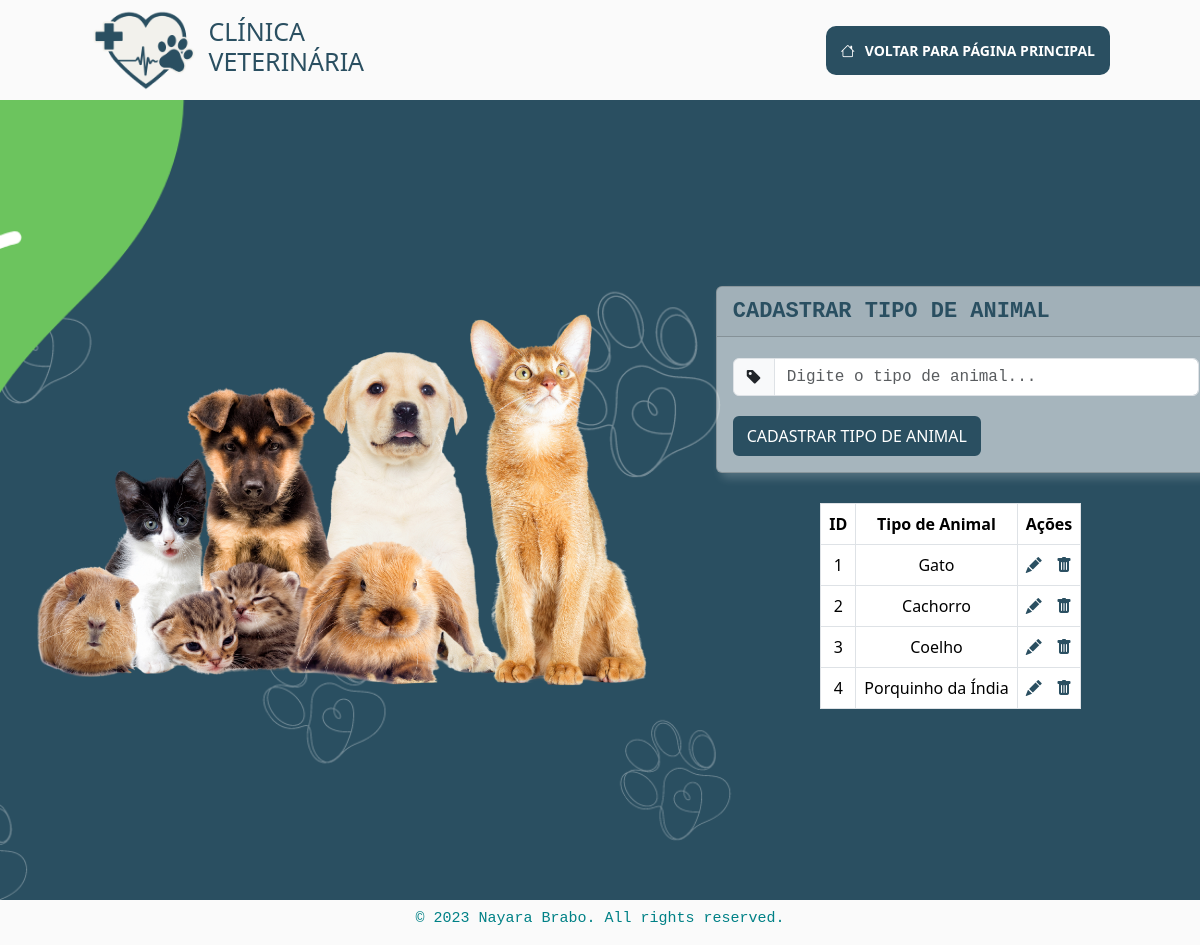
The page /addTipoAnimal.php on the database its author committed.
### tables this page shows
CREATE TABLE `tbtipoanimal` (
  `codTipoAnimal` int(11) NOT NULL,
  `tipoAnimal` varchar(50) NOT NULL
);

### addTipoAnimal.php (the view, shortened to what this page needs)
<?php
        include("conn.php");
        $edit = false;
        $tipoAnimal = '';
        $tiposAnimais = $pdo->query('SELECT * FROM tbTipoAnimal')->fetchAll(PDO::FETCH_ASSOC);
        ?>
<!DOCTYPE html>
<html lang="pt-BR">
<head>
    <link href="https://cdn.jsdelivr.net/npm/bootstrap@5.3.3/dist/css/bootstrap.min.css" rel="stylesheet">
    <link rel="stylesheet" href="https://cdn.jsdelivr.net/npm/bootstrap-icons@1.8.1/font/bootstrap-icons.css">
    <link rel="stylesheet" href="css/style.css">
</head>
<body>
    <header>
        <div class="logo">
            <img src="img/icon.png" alt="">
            <h3 class="text-uppercase">Clínica Veterinária</h3>
        </div>
        <div class="atendimento">
            <a href="index.php"><i style="margin-right: 10px;" class="bi bi-house"></i>VOLTAR PARA PÁGINA PRINCIPAL</a>
        </div>
    </header>
    <div class="banner">
        <img src="img/type.png" alt="">
        <div class="cadastro">
            <div class="card">
                <div class="card-header font-monospace"><?php echo $edit ? 'EDITAR TIPO DE ANIMAL' : 'CADASTRAR TIPO DE ANIMAL'; ?></div>
                <div class="card-body">
                    <form action="" method="POST">
                        <div class="input-group flex-nowrap">
                            <span class="input-group-text" id="addon-wrapping"><i class="bi bi-tag-fill"></i></span>
                            <input type="text" class="form-control font-monospace" placeholder="Digite o tipo de animal..." aria-label="TipoAnimal" aria-describedby="addon-wrapping" name="tipoAnimal" value="<?php echo htmlspecialchars($tipoAnimal); ?>" required>
                        </div>
                        <input type="submit" value="<?php echo $edit ? 'EDITAR TIPO DE ANIMAL' : 'CADASTRAR TIPO DE ANIMAL'; ?>" class="btn btn-primary">
                    </form>
                </div>
            </div>
            <div class="table-container">
                <table class="table table-bordered">
                    <thead>
                        <tr>
                            <th>ID</th>
                            <th>Tipo de Animal</th>
                            <th>Ações</th>
                        </tr>
                    </thead>
                    <tbody>
                        <?php foreach ($tiposAnimais as $tipo) : ?>
                            <tr>
                                <td><?php echo htmlspecialchars($tipo['codTipoAnimal']); ?></td>
                                <td><?php echo htmlspecialchars($tipo['tipoAnimal']); ?></td>
                                <td>
                                    <a href="addTipoAnimal.php?edit=<?php echo $tipo['codTipoAnimal']; ?>" class="edit-btn"><i style="margin-right: 10px;" class="bi bi-pencil-fill"></i></a>
                                    <a href="addTipoAnimal.php?delete=<?php echo $tipo['codTipoAnimal']; ?>" class="delete-btn"><i class="bi bi-trash-fill"></i></a>
                                </td>
                            </tr>
                        <?php endforeach; ?>
                    </tbody>
                </table>
            </div>
        </div>
    </div>
    <footer>
        <h5 class="font-monospace" style="font-size: 15px; color: #008186;">&copy; 2023 Nayara Brabo. All rights reserved.</h5>
    </footer>
</body>
</html>

### css/style.css (style rules this page uses)
body { display: flex; flex-direction: column; justify-content: end; align-items: center; }
header { display: flex; justify-content: space-between; align-items: center; background-color: #fafafa; height: 100px; width: 100vw; }
.logo { display: flex; align-items: center; }
.logo img { margin-left: 90px; margin-right: 10px; height: 80px; }
.logo h3 { width: 100px; color: #2a4f61; font-size: 25px; }
.atendimento { margin-right: 90px; }
.atendimento a { padding: 15px; border-radius: 10px; color: white; font-weight: bold; font-size: 14px; text-decoration: none; background-color: #2a4f61; transition: all 0.3s; position: relative; }
.banner { display: flex; justify-content: center; align-items: center; width: 100vw; height: 100vh; }
.banner::before { content: ""; background-image: url(../img/background.png); background-repeat: no-repeat; background-size: cover; background-position: center; width: 100vw; height: 100vh; position: absolute; z-index: -1; }
.banner img { margin-left: 20px; height: 400px; }
.card { margin: 10px; width: 500px; background-color: rgb(250, 250, 250, 0.6); box-shadow: 5px 5px 10px 0px rgba(255, 255, 255, 0.2); }
.card-header { font-size: 22px; font-weight: bold; color: #2a4f61; }
.input-group { margin-top: 5px; margin-bottom: 20px; }
.btn { background-color: #2a4f61; border: 2px #2a4f61 solid; transition: all 0.3s; position: relative; }
.cadastro { display: flex; flex-direction: column; justify-content: center; align-items: center; }
.table-container { margin-top: 20px; margin-right: 30px; }
table { background-color: #fafafa; color: #2a4f61; }
table th, table td { padding: 10px; text-align: center; }
.edit-btn, .delete-btn { color: #2a4f61; }
footer { display: flex; justify-content: center; align-items: center; background-color: #fafafa; height: 45px; width: 100vw; }

### rows shown on the page
tbtipoanimal: codTipoAnimal "1", tipoAnimal "Gato"
tbtipoanimal: codTipoAnimal "2", tipoAnimal "Cachorro"
tbtipoanimal: codTipoAnimal "3", tipoAnimal "Coelho"
tbtipoanimal: codTipoAnimal "4", tipoAnimal "Porquinho da Índia"
